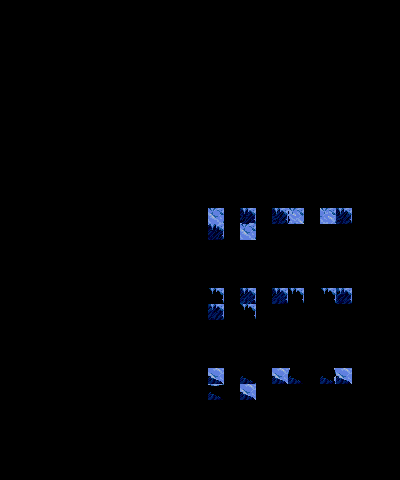

The image is a tile-based game level rendered from a .tmx file. Its description and complete source (layers, tilesets, objects, tile grids) follow:
An orthogonal 25x30 tile map with 16x16 px tiles, 4 tile layers (input_foreground, output1_foreground, output2_foreground, regions).

<map version="1.9" tiledversion="1.9.2" orientation="orthogonal" renderorder="right-down" width="25" height="30" tilewidth="16" tileheight="16" infinite="0" nextlayerid="7" nextobjectid="1">
 <tileset firstgid="1" name="foreground_ice" tilewidth="16" tileheight="16" tilecount="260" columns="20">
  <image source="../foreground/ice.png" width="320" height="208" />
 </tileset>
 <layer id="4" name="input_foreground" width="25" height="30">
  <data encoding="csv">
0,0,0,0,0,0,0,0,0,0,0,0,0,0,0,0,0,0,0,0,0,0,0,0,0,
0,0,0,0,0,0,0,0,0,0,0,0,0,0,0,0,0,0,0,0,0,0,0,0,0,
0,0,0,0,0,0,0,0,0,0,0,0,0,0,0,0,0,0,0,0,0,0,0,0,0,
0,0,0,0,0,0,0,0,0,0,0,0,0,0,0,0,0,0,0,0,0,0,0,0,0,
0,0,0,0,0,0,0,0,0,0,0,0,0,0,0,0,0,0,0,0,0,0,0,0,0,
0,0,0,0,0,0,0,0,0,0,0,0,0,0,0,0,0,0,0,0,0,0,0,0,0,
0,0,0,0,0,0,0,0,0,0,0,0,0,0,0,0,0,0,0,0,0,0,0,0,0,
0,0,0,0,0,0,0,0,0,0,0,0,0,0,0,0,0,0,0,0,0,0,0,0,0,
0,0,0,0,0,0,0,0,0,0,0,0,0,0,0,0,0,0,0,0,0,0,0,0,0,
0,0,0,0,0,0,0,0,0,0,0,0,0,0,0,0,0,0,0,0,0,0,0,0,0,
0,0,0,0,0,0,0,0,0,0,0,0,0,0,0,0,0,0,0,0,0,0,0,0,0,
0,0,0,0,0,0,0,0,0,0,0,0,0,0,0,0,0,0,0,0,0,0,0,0,0,
0,0,0,0,0,0,0,0,0,0,0,0,0,0,0,0,0,0,0,0,0,0,0,0,0,
0,0,0,0,0,0,0,0,0,0,0,0,0,10,0,125,0,125,10,0,10,125,0,0,0,
0,0,0,0,0,0,0,0,0,0,0,0,0,125,0,10,0,0,0,0,0,0,0,0,0,
0,0,0,0,0,0,0,0,0,0,0,0,0,0,0,0,0,0,0,0,0,0,0,0,0,
0,0,0,0,0,0,0,0,0,0,0,0,0,0,0,0,0,0,0,0,0,0,0,0,0,
0,0,0,0,0,0,0,0,0,0,0,0,0,0,0,0,0,0,0,0,0,0,0,0,0,
0,0,0,0,0,0,0,0,0,0,0,0,0,1,0,125,0,125,1,0,1,125,0,0,0,
0,0,0,0,0,0,0,0,0,0,0,0,0,125,0,1,0,0,0,0,0,0,0,0,0,
0,0,0,0,0,0,0,0,0,0,0,0,0,0,0,0,0,0,0,0,0,0,0,0,0,
0,0,0,0,0,0,0,0,0,0,0,0,0,0,0,0,0,0,0,0,0,0,0,0,0,
0,0,0,0,0,0,0,0,0,0,0,0,0,0,0,0,0,0,0,0,0,0,0,0,0,
0,0,0,0,0,0,0,0,0,0,0,0,0,10,0,1,0,10,1,0,1,10,0,0,0,
0,0,0,0,0,0,0,0,0,0,0,0,0,1,0,10,0,0,0,0,0,0,0,0,0,
0,0,0,0,0,0,0,0,0,0,0,0,0,0,0,0,0,0,0,0,0,0,0,0,0,
0,0,0,0,0,0,0,0,0,0,0,0,0,0,0,0,0,0,0,0,0,0,0,0,0,
0,0,0,0,0,0,0,0,0,0,0,0,0,0,0,0,0,0,0,0,0,0,0,0,0,
0,0,0,0,0,0,0,0,0,0,0,0,0,0,0,0,0,0,0,0,0,0,0,0,0,
0,0,0,0,0,0,0,0,0,0,0,0,0,0,0,0,0,0,0,0,0,0,0,0,0
</data>
 </layer>
 <layer id="3" name="output1_foreground" width="25" height="30">
  <data encoding="csv">
0,0,0,0,0,0,0,0,0,0,0,0,0,0,0,0,0,0,0,0,0,0,0,0,0,
0,0,0,0,0,0,0,0,0,0,0,0,0,0,0,0,0,0,0,0,0,0,0,0,0,
0,0,0,0,0,0,0,0,0,0,0,0,0,0,0,0,0,0,0,0,0,0,0,0,0,
0,0,0,0,0,0,0,0,0,0,0,0,0,0,0,0,0,0,0,0,0,0,0,0,0,
0,0,0,0,0,0,0,0,0,0,0,0,0,0,0,0,0,0,0,0,0,0,0,0,0,
0,0,0,0,0,0,0,0,0,0,0,0,0,0,0,0,0,0,0,0,0,0,0,0,0,
0,0,0,0,0,0,0,0,0,0,0,0,0,0,0,0,0,0,0,0,0,0,0,0,0,
0,0,0,0,0,0,0,0,0,0,0,0,0,0,0,0,0,0,0,0,0,0,0,0,0,
0,0,0,0,0,0,0,0,0,0,0,0,0,0,0,0,0,0,0,0,0,0,0,0,0,
0,0,0,0,0,0,0,0,0,0,0,0,0,0,0,0,0,0,0,0,0,0,0,0,0,
0,0,0,0,0,0,0,0,0,0,0,0,0,0,0,0,0,0,0,0,0,0,0,0,0,
0,0,0,0,0,0,0,0,0,0,0,0,0,0,0,0,0,0,0,0,0,0,0,0,0,
0,0,0,0,0,0,0,0,0,0,0,0,0,0,0,0,0,0,0,0,0,0,0,0,0,
0,0,0,0,0,0,0,0,0,0,0,0,0,10,0,192,0,193,10,0,10,156,0,0,0,
0,0,0,0,0,0,0,0,0,0,0,0,0,71,0,10,0,0,0,0,0,0,0,0,0,
0,0,0,0,0,0,0,0,0,0,0,0,0,0,0,0,0,0,0,0,0,0,0,0,0,
0,0,0,0,0,0,0,0,0,0,0,0,0,0,0,0,0,0,0,0,0,0,0,0,0,
0,0,0,0,0,0,0,0,0,0,0,0,0,0,0,0,0,0,0,0,0,0,0,0,0,
0,0,0,0,0,0,0,0,0,0,0,0,0,0,0,139,0,142,0,0,0,141,0,0,0,
0,0,0,0,0,0,0,0,0,0,0,0,0,159,0,0,0,0,0,0,0,0,0,0,0,
0,0,0,0,0,0,0,0,0,0,0,0,0,0,0,0,0,0,0,0,0,0,0,0,0,
0,0,0,0,0,0,0,0,0,0,0,0,0,0,0,0,0,0,0,0,0,0,0,0,0,
0,0,0,0,0,0,0,0,0,0,0,0,0,0,0,0,0,0,0,0,0,0,0,0,0,
0,0,0,0,0,0,0,0,0,0,0,0,0,10,0,61,0,10,119,0,118,10,0,0,0,
0,0,0,0,0,0,0,0,0,0,0,0,0,208,0,10,0,0,0,0,0,0,0,0,0,
0,0,0,0,0,0,0,0,0,0,0,0,0,0,0,0,0,0,0,0,0,0,0,0,0,
0,0,0,0,0,0,0,0,0,0,0,0,0,0,0,0,0,0,0,0,0,0,0,0,0,
0,0,0,0,0,0,0,0,0,0,0,0,0,0,0,0,0,0,0,0,0,0,0,0,0,
0,0,0,0,0,0,0,0,0,0,0,0,0,0,0,0,0,0,0,0,0,0,0,0,0,
0,0,0,0,0,0,0,0,0,0,0,0,0,0,0,0,0,0,0,0,0,0,0,0,0
</data>
 </layer>
 <layer id="5" name="output2_foreground" width="25" height="30">
  <data encoding="csv">
0,0,0,0,0,0,0,0,0,0,0,0,0,0,0,0,0,0,0,0,0,0,0,0,0,
0,0,0,0,0,0,0,0,0,0,0,0,0,0,0,0,0,0,0,0,0,0,0,0,0,
0,0,0,0,0,0,0,0,0,0,0,0,0,0,0,0,0,0,0,0,0,0,0,0,0,
0,0,0,0,0,0,0,0,0,0,0,0,0,0,0,0,0,0,0,0,0,0,0,0,0,
0,0,0,0,0,0,0,0,0,0,0,0,0,0,0,0,0,0,0,0,0,0,0,0,0,
0,0,0,0,0,0,0,0,0,0,0,0,0,0,0,0,0,0,0,0,0,0,0,0,0,
0,0,0,0,0,0,0,0,0,0,0,0,0,0,0,0,0,0,0,0,0,0,0,0,0,
0,0,0,0,0,0,0,0,0,0,0,0,0,0,0,0,0,0,0,0,0,0,0,0,0,
0,0,0,0,0,0,0,0,0,0,0,0,0,0,0,0,0,0,0,0,0,0,0,0,0,
0,0,0,0,0,0,0,0,0,0,0,0,0,0,0,0,0,0,0,0,0,0,0,0,0,
0,0,0,0,0,0,0,0,0,0,0,0,0,0,0,0,0,0,0,0,0,0,0,0,0,
0,0,0,0,0,0,0,0,0,0,0,0,0,0,0,0,0,0,0,0,0,0,0,0,0,
0,0,0,0,0,0,0,0,0,0,0,0,0,0,0,0,0,0,0,0,0,0,0,0,0,
0,0,0,0,0,0,0,0,0,0,0,0,0,10,0,191,0,125,186,0,185,125,0,0,0,
0,0,0,0,0,0,0,0,0,0,0,0,0,70,0,10,0,0,0,0,0,0,0,0,0,
0,0,0,0,0,0,0,0,0,0,0,0,0,0,0,0,0,0,0,0,0,0,0,0,0,
0,0,0,0,0,0,0,0,0,0,0,0,0,0,0,0,0,0,0,0,0,0,0,0,0,
0,0,0,0,0,0,0,0,0,0,0,0,0,0,0,0,0,0,0,0,0,0,0,0,0,
0,0,0,0,0,0,0,0,0,0,0,0,0,0,0,140,0,162,0,0,0,161,0,0,0,
0,0,0,0,0,0,0,0,0,0,0,0,0,160,0,0,0,0,0,0,0,0,0,0,0,
0,0,0,0,0,0,0,0,0,0,0,0,0,0,0,0,0,0,0,0,0,0,0,0,0,
0,0,0,0,0,0,0,0,0,0,0,0,0,0,0,0,0,0,0,0,0,0,0,0,0,
0,0,0,0,0,0,0,0,0,0,0,0,0,0,0,0,0,0,0,0,0,0,0,0,0,
0,0,0,0,0,0,0,0,0,0,0,0,0,10,0,60,0,10,99,0,98,10,0,0,0,
0,0,0,0,0,0,0,0,0,0,0,0,0,207,0,10,0,0,0,0,0,0,0,0,0,
0,0,0,0,0,0,0,0,0,0,0,0,0,0,0,0,0,0,0,0,0,0,0,0,0,
0,0,0,0,0,0,0,0,0,0,0,0,0,0,0,0,0,0,0,0,0,0,0,0,0,
0,0,0,0,0,0,0,0,0,0,0,0,0,0,0,0,0,0,0,0,0,0,0,0,0,
0,0,0,0,0,0,0,0,0,0,0,0,0,0,0,0,0,0,0,0,0,0,0,0,0,
0,0,0,0,0,0,0,0,0,0,0,0,0,0,0,0,0,0,0,0,0,0,0,0,0
</data>
 </layer>
 <layer id="1" name="regions" width="25" height="30">
  <data encoding="csv">
0,0,0,0,0,0,0,0,0,0,0,0,0,0,0,0,0,0,0,0,0,0,0,0,0,
0,0,0,0,0,0,0,0,0,0,0,0,0,0,0,0,0,0,0,0,0,0,0,0,0,
0,0,0,0,0,0,0,0,0,0,0,0,0,0,0,0,0,0,0,0,0,0,0,0,0,
0,0,0,0,0,0,0,0,0,0,0,0,0,0,0,0,0,0,0,0,0,0,0,0,0,
0,0,0,0,0,0,0,0,0,0,0,0,0,0,0,0,0,0,0,0,0,0,0,0,0,
0,0,0,0,0,0,0,0,0,0,0,0,0,0,0,0,0,0,0,0,0,0,0,0,0,
0,0,0,0,0,0,0,0,0,0,0,0,0,0,0,0,0,0,0,0,0,0,0,0,0,
0,0,0,0,0,0,0,0,0,0,0,0,0,0,0,0,0,0,0,0,0,0,0,0,0,
0,0,0,0,0,0,0,0,0,0,0,0,0,0,0,0,0,0,0,0,0,0,0,0,0,
0,0,0,0,0,0,0,0,0,0,0,0,0,0,0,0,0,0,0,0,0,0,0,0,0,
0,0,0,0,0,0,0,0,0,0,0,0,0,0,0,0,0,0,0,0,0,0,0,0,0,
0,0,0,0,0,0,0,0,0,0,0,0,0,0,0,0,0,0,0,0,0,0,0,0,0,
0,0,0,0,0,0,0,0,0,0,0,0,0,0,0,0,0,0,0,0,0,0,0,0,0,
0,0,0,0,0,0,0,0,0,0,0,0,0,36,0,36,0,36,36,0,36,36,0,0,0,
0,0,0,0,0,0,0,0,0,0,0,0,0,36,0,36,0,0,0,0,0,0,0,0,0,
0,0,0,0,0,0,0,0,0,0,0,0,0,0,0,0,0,0,0,0,0,0,0,0,0,
0,0,0,0,0,0,0,0,0,0,0,0,0,0,0,0,0,0,0,0,0,0,0,0,0,
0,0,0,0,0,0,0,0,0,0,0,0,0,0,0,0,0,0,0,0,0,0,0,0,0,
0,0,0,0,0,0,0,0,0,0,0,0,0,36,0,36,0,36,36,0,36,36,0,0,0,
0,0,0,0,0,0,0,0,0,0,0,0,0,36,0,36,0,0,0,0,0,0,0,0,0,
0,0,0,0,0,0,0,0,0,0,0,0,0,0,0,0,0,0,0,0,0,0,0,0,0,
0,0,0,0,0,0,0,0,0,0,0,0,0,0,0,0,0,0,0,0,0,0,0,0,0,
0,0,0,0,0,0,0,0,0,0,0,0,0,0,0,0,0,0,0,0,0,0,0,0,0,
0,0,0,0,0,0,0,0,0,0,0,0,0,178,0,178,0,178,178,0,178,178,0,0,0,
0,0,0,0,0,0,0,0,0,0,0,0,0,178,0,178,0,0,0,0,0,0,0,0,0,
0,0,0,0,0,0,0,0,0,0,0,0,0,0,0,0,0,0,0,0,0,0,0,0,0,
0,0,0,0,0,0,0,0,0,0,0,0,0,0,0,0,0,0,0,0,0,0,0,0,0,
0,0,0,0,0,0,0,0,0,0,0,0,0,0,0,0,0,0,0,0,0,0,0,0,0,
0,0,0,0,0,0,0,0,0,0,0,0,0,0,0,0,0,0,0,0,0,0,0,0,0,
0,0,0,0,0,0,0,0,0,0,0,0,0,0,0,0,0,0,0,0,0,0,0,0,0
</data>
 </layer>
</map>
